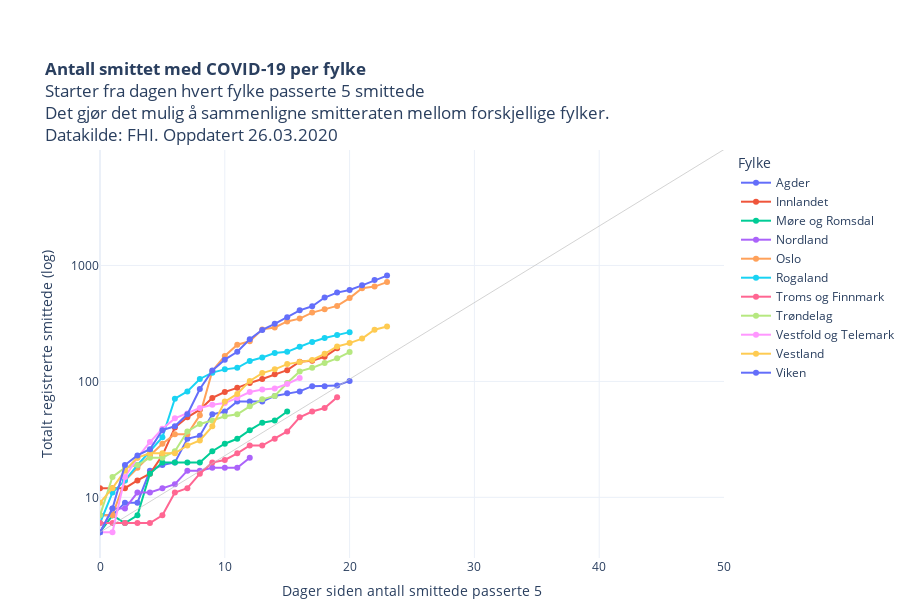

Notebook code for this chart:
### Code cell
kategori = [i for i in restart["Fylke"].unique()]
kategori.sort()

fig = px.scatter(restart, 
                 x="level_1", 
                 y="value", 
                 color="Fylke",
                 hover_name="Fylke",
                 hover_data=["RHF", "variable", "value"],
                 #animation_frame="variable",
                 #animation_group="RHF",
                 log_y=True,
                 height=600,
                 #category_orders={"Fylke": kategori}, 
                 #color_discrete_sequence=colorlist,
                 template = "plotly_white",
                 range_y=[3,9900],
                 range_x=[0,50],
                 title = "<b>Antall smittet med COVID-19 per fylke</b><br>Starter fra dagen hvert fylke passerte 5 smittede<br>Det gjør det mulig å sammenligne smitteraten mellom forskjellige fylker.<br>Datakilde: FHI. Oppdatert "+datetime.today().strftime('%d.%m.%Y'),
                 labels = {"level_1": "Dager siden antall smittede passerte 5", "variable": "Dato", "value": "Totalt registrerte smittede (log)"}    
                )

fig.update_traces(mode="markers+lines")

fig.update_layout(autosize=True,
    margin=dict(l=100, r=100, t=150, b=0),
    paper_bgcolor='rgba(0, 0, 0, 0)',
    #plot_bgcolor='rgb(248, 248, 255)'    
                 )
fig.update_yaxes(nticks=4)

fig.add_shape(
        dict(
            type="line",
            x0=0,
            y0=5,
            x1=50,
            y1=10000, 
            line=dict(
                color="rgba(192,192,192,0.7)",
                width=1
            ))
        )


fig.add_annotation(
    x=40,
    y=40000,
    text="FHI anslår 86 000 smittede <br> Slutten av april.",
    showarrow=False,
    font=dict(family="Helvetica", size=12),
    align="center",
    opacity=0.8)

#py.plot(fig, filename='COVID19_antall_per_fylke.html', auto_open=False)
fig.show()

### Figure 1 — Plotly figure (JSON) as saved in the notebook; plotly's stock layout.template omitted (floating-point values rounded to 4 significant figures)
{"data": [{"customdata": [["Helse Sør-Øst", "05 Mar", 7], ["Helse Sør-Øst", "06 Mar", 7], ["Helse Sør-Øst", "07 Mar", 9], ["Helse Sør-Øst", "08 Mar", 9], ["Helse Sør-Øst", "09 Mar", 17], ["Helse Sør-Øst", "10 Mar", 19], ["Helse Sør-Øst", "11 Mar", 20], ["Helse Sør-Øst", "12 Mar", 32], ["Helse Sør-Øst", "13 Mar", 34], ["Helse Sør-Øst", "14 Mar", 52], ["Helse Sør-Øst", "15 Mar", 55], ["Helse Sør-Øst", "16 Mar", 67], ["Helse Sør-Øst", "17 Mar", 67], ["Helse Sør-Øst", "18 Mar", 67], ["Helse Sør-Øst", "19 Mar", 75], ["Helse Sør-Øst", "20 Mar", 79], ["Helse Sør-Øst", "21 Mar", 82], ["Helse Sør-Øst", "22 Mar", 91], ["Helse Sør-Øst", "23 Mar", 91], ["Helse Sør-Øst", "24 Mar", 92], ["Helse Sør-Øst", "25 Mar", 101]], "hoverlabel": {"namelength": 0}, "hovertemplate": "<b>%{hovertext}</b><br><br>Fylke=Agder<br>Dager siden antall smittede passerte 5=%{x}<br>Totalt registrerte smittede (log)=%{customdata[2]}<br>RHF=%{customdata[0]}<br>Dato=%{customdata[1]}", "hovertext": ["Agder", "Agder", "Agder", "Agder", "Agder", "Agder", "Agder", "Agder", "Agder", "Agder", "Agder", "Agder", "Agder", "Agder", "Agder", "Agder", "Agder", "Agder", "Agder", "Agder", "Agder"], "legendgroup": "Agder", "marker": {"color": "#636efa", "symbol": "circle"}, "mode": "markers+lines", "name": "Agder", "showlegend": true, "type": "scatter", "x": [0, 1, 2, 3, 4, 5, 6, 7, 8, 9, 10, 11, 12, 13, 14, 15, 16, 17, 18, 19, 20], "xaxis": "x", "y": [7, 7, 9, 9, 17, 19, 20, 32, 34, 52, 55, 67, 67, 67, 75, 79, 82, 91, 91, 92, 101], "yaxis": "y"}, {"customdata": [["Helse Sør-Øst", "06 Mar", 12], ["Helse Sør-Øst", "07 Mar", 12], ["Helse Sør-Øst", "08 Mar", 12], ["Helse Sør-Øst", "09 Mar", 14], ["Helse Sør-Øst", "10 Mar", 16], ["Helse Sør-Øst", "11 Mar", 23], ["Helse Sør-Øst", "12 Mar", 40], ["Helse Sør-Øst", "13 Mar", 49], ["Helse Sør-Øst", "14 Mar", 57], ["Helse Sør-Øst", "15 Mar", 72], ["Helse Sør-Øst", "16 Mar", 81], ["Helse Sør-Øst", "17 Mar", 88], ["Helse Sør-Øst", "18 Mar", 97], ["Helse Sør-Øst", "19 Mar", 105], ["Helse Sør-Øst", "20 Mar", 115], ["Helse Sør-Øst", "21 Mar", 125], ["Helse Sør-Øst", "22 Mar", 148], ["Helse Sør-Øst", "23 Mar", 151], ["Helse Sør-Øst", "24 Mar", 163], ["Helse Sør-Øst", "25 Mar", 193]], "hoverlabel": {"namelength": 0}, "hovertemplate": "<b>%{hovertext}</b><br><br>Fylke=Innlandet<br>Dager siden antall smittede passerte 5=%{x}<br>Totalt registrerte smittede (log)=%{customdata[2]}<br>RHF=%{customdata[0]}<br>Dato=%{customdata[1]}", "hovertext": ["Innlandet", "Innlandet", "Innlandet", "Innlandet", "Innlandet", "Innlandet", "Innlandet", "Innlandet", "Innlandet", "Innlandet", "Innlandet", "Innlandet", "Innlandet", "Innlandet", "Innlandet", "Innlandet", "Innlandet", "Innlandet", "Innlandet", "Innlandet"], "legendgroup": "Innlandet", "marker": {"color": "#EF553B", "symbol": "circle"}, "mode": "markers+lines", "name": "Innlandet", "showlegend": true, "type": "scatter", "x": [0, 1, 2, 3, 4, 5, 6, 7, 8, 9, 10, 11, 12, 13, 14, 15, 16, 17, 18, 19], "xaxis": "x", "y": [12, 12, 12, 14, 16, 23, 40, 49, 57, 72, 81, 88, 97, 105, 115, 125, 148, 151, 163, 193], "yaxis": "y"}, {"customdata": [["Helse Midt-Norge", "10 Mar", 5], ["Helse Midt-Norge", "11 Mar", 7], ["Helse Midt-Norge", "12 Mar", 6], ["Helse Midt-Norge", "13 Mar", 7], ["Helse Midt-Norge", "14 Mar", 16], ["Helse Midt-Norge", "15 Mar", 20], ["Helse Midt-Norge", "16 Mar", 20], ["Helse Midt-Norge", "17 Mar", 20], ["Helse Midt-Norge", "18 Mar", 20], ["Helse Midt-Norge", "19 Mar", 25], ["Helse Midt-Norge", "20 Mar", 29], ["Helse Midt-Norge", "21 Mar", 32], ["Helse Midt-Norge", "22 Mar", 38], ["Helse Midt-Norge", "23 Mar", 44], ["Helse Midt-Norge", "24 Mar", 46], ["Helse Midt-Norge", "25 Mar", 55]], "hoverlabel": {"namelength": 0}, "hovertemplate": "<b>%{hovertext}</b><br><br>Fylke=Møre og Romsdal<br>Dager siden antall smittede passerte 5=%{x}<br>Totalt registrerte smittede (log)=%{customdata[2]}<br>RHF=%{customdata[0]}<br>Dato=%{customdata[1]}", "hovertext": ["Møre og Romsdal", "Møre og Romsdal", "Møre og Romsdal", "Møre og Romsdal", "Møre og Romsdal", "Møre og Romsdal", "Møre og Romsdal", "Møre og Romsdal", "Møre og Romsdal", "Møre og Romsdal", "Møre og Romsdal", "Møre og Romsdal", "Møre og Romsdal", "Møre og Romsdal", "Møre og Romsdal", "Møre og Romsdal"], "legendgroup": "Møre og Romsdal", "marker": {"color": "#00cc96", "symbol": "circle"}, "mode": "markers+lines", "name": "Møre og Romsdal", "showlegend": true, "type": "scatter", "x": [0, 1, 2, 3, 4, 5, 6, 7, 8, 9, 10, 11, 12, 13, 14, 15], "xaxis": "x", "y": [5, 7, 6, 7, 16, 20, 20, 20, 20, 25, 29, 32, 38, 44, 46, 55], "yaxis": "y"}, {"customdata": [["Helse Nord", "13 Mar", 5], ["Helse Nord", "14 Mar", 8], ["Helse Nord", "15 Mar", 8], ["Helse Nord", "16 Mar", 11], ["Helse Nord", "17 Mar", 11], ["Helse Nord", "18 Mar", 12], ["Helse Nord", "19 Mar", 13], ["Helse Nord", "20 Mar", 17], ["Helse Nord", "21 Mar", 17], ["Helse Nord", "22 Mar", 18], ["Helse Nord", "23 Mar", 18], ["Helse Nord", "24 Mar", 18], ["Helse Nord", "25 Mar", 22]], "hoverlabel": {"namelength": 0}, "hovertemplate": "<b>%{hovertext}</b><br><br>Fylke=Nordland<br>Dager siden antall smittede passerte 5=%{x}<br>Totalt registrerte smittede (log)=%{customdata[2]}<br>RHF=%{customdata[0]}<br>Dato=%{customdata[1]}", "hovertext": ["Nordland", "Nordland", "Nordland", "Nordland", "Nordland", "Nordland", "Nordland", "Nordland", "Nordland", "Nordland", "Nordland", "Nordland", "Nordland"], "legendgroup": "Nordland", "marker": {"color": "#ab63fa", "symbol": "circle"}, "mode": "markers+lines", "name": "Nordland", "showlegend": true, "type": "scatter", "x": [0, 1, 2, 3, 4, 5, 6, 7, 8, 9, 10, 11, 12], "xaxis": "x", "y": [5, 8, 8, 11, 11, 12, 13, 17, 17, 18, 18, 18, 22], "yaxis": "y"}, {"customdata": [["Helse Sør-Øst", "02 Mar", 7], ["Helse Sør-Øst", "03 Mar", 7], ["Helse Sør-Øst", "04 Mar", 14], ["Helse Sør-Øst", "05 Mar", 18], ["Helse Sør-Øst", "06 Mar", 23], ["Helse Sør-Øst", "07 Mar", 29], ["Helse Sør-Øst", "08 Mar", 35], ["Helse Sør-Øst", "09 Mar", 35], ["Helse Sør-Øst", "10 Mar", 51], ["Helse Sør-Øst", "11 Mar", 123], ["Helse Sør-Øst", "12 Mar", 166], ["Helse Sør-Øst", "13 Mar", 207], ["Helse Sør-Øst", "14 Mar", 222], ["Helse Sør-Øst", "15 Mar", 281], ["Helse Sør-Øst", "16 Mar", 292], ["Helse Sør-Øst", "17 Mar", 329], ["Helse Sør-Øst", "18 Mar", 348], ["Helse Sør-Øst", "19 Mar", 392], ["Helse Sør-Øst", "20 Mar", 419], ["Helse Sør-Øst", "21 Mar", 448], ["Helse Sør-Øst", "22 Mar", 523], ["Helse Sør-Øst", "23 Mar", 636], ["Helse Sør-Øst", "24 Mar", 657], ["Helse Sør-Øst", "25 Mar", 719]], "hoverlabel": {"namelength": 0}, "hovertemplate": "<b>%{hovertext}</b><br><br>Fylke=Oslo<br>Dager siden antall smittede passerte 5=%{x}<br>Totalt registrerte smittede (log)=%{customdata[2]}<br>RHF=%{customdata[0]}<br>Dato=%{customdata[1]}", "hovertext": ["Oslo", "Oslo", "Oslo", "Oslo", "Oslo", "Oslo", "Oslo", "Oslo", "Oslo", "Oslo", "Oslo", "Oslo", "Oslo", "Oslo", "Oslo", "Oslo", "Oslo", "Oslo", "Oslo", "Oslo", "Oslo", "Oslo", "Oslo", "Oslo"], "legendgroup": "Oslo", "marker": {"color": "#FFA15A", "symbol": "circle"}, "mode": "markers+lines", "name": "Oslo", "showlegend": true, "type": "scatter", "x": [0, 1, 2, 3, 4, 5, 6, 7, 8, 9, 10, 11, 12, 13, 14, 15, 16, 17, 18, 19, 20, 21, 22, 23], "xaxis": "x", "y": [7, 7, 14, 18, 23, 29, 35, 35, 51, 123, 166, 207, 222, 281, 292, 329, 348, 392, 419, 448, 523, 636, 657, 719], "yaxis": "y"}, {"customdata": [["Helse Vest", "05 Mar", 6], ["Helse Vest", "06 Mar", 11], ["Helse Vest", "07 Mar", 14], ["Helse Vest", "08 Mar", 19], ["Helse Vest", "09 Mar", 25], ["Helse Vest", "10 Mar", 33], ["Helse Vest", "11 Mar", 71], ["Helse Vest", "12 Mar", 82], ["Helse Vest", "13 Mar", 105], ["Helse Vest", "14 Mar", 119], ["Helse Vest", "15 Mar", 127], ["Helse Vest", "16 Mar", 131], ["Helse Vest", "17 Mar", 150], ["Helse Vest", "18 Mar", 161], ["Helse Vest", "19 Mar", 176], ["Helse Vest", "20 Mar", 180], ["Helse Vest", "21 Mar", 199], ["Helse Vest", "22 Mar", 219], ["Helse Vest", "23 Mar", 237], ["Helse Vest", "24 Mar", 251], ["Helse Vest", "25 Mar", 266]], "hoverlabel": {"namelength": 0}, "hovertemplate": "<b>%{hovertext}</b><br><br>Fylke=Rogaland<br>Dager siden antall smittede passerte 5=%{x}<br>Totalt registrerte smittede (log)=%{customdata[2]}<br>RHF=%{customdata[0]}<br>Dato=%{customdata[1]}", "hovertext": ["Rogaland", "Rogaland", "Rogaland", "Rogaland", "Rogaland", "Rogaland", "Rogaland", "Rogaland", "Rogaland", "Rogaland", "Rogaland", "Rogaland", "Rogaland", "Rogaland", "Rogaland", "Rogaland", "Rogaland", "Rogaland", "Rogaland", "Rogaland", "Rogaland"], "legendgroup": "Rogaland", "marker": {"color": "#19d3f3", "symbol": "circle"}, "mode": "markers+lines", "name": "Rogaland", "showlegend": true, "type": "scatter", "x": [0, 1, 2, 3, 4, 5, 6, 7, 8, 9, 10, 11, 12, 13, 14, 15, 16, 17, 18, 19, 20], "xaxis": "x", "y": [6, 11, 14, 19, 25, 33, 71, 82, 105, 119, 127, 131, 150, 161, 176, 180, 199, 219, 237, 251, 266], "yaxis": "y"}, {"customdata": [["Helse Nord", "06 Mar", 6], ["Helse Nord", "07 Mar", 6], ["Helse Nord", "08 Mar", 6], ["Helse Nord", "09 Mar", 6], ["Helse Nord", "10 Mar", 6], ["Helse Nord", "11 Mar", 7], ["Helse Nord", "12 Mar", 11], ["Helse Nord", "13 Mar", 12], ["Helse Nord", "14 Mar", 16], ["Helse Nord", "15 Mar", 20], ["Helse Nord", "16 Mar", 21], ["Helse Nord", "17 Mar", 24], ["Helse Nord", "18 Mar", 28], ["Helse Nord", "19 Mar", 28], ["Helse Nord", "20 Mar", 32], ["Helse Nord", "21 Mar", 37], ["Helse Nord", "22 Mar", 49], ["Helse Nord", "23 Mar", 55], ["Helse Nord", "24 Mar", 59], ["Helse Nord", "25 Mar", 73]], "hoverlabel": {"namelength": 0}, "hovertemplate": "<b>%{hovertext}</b><br><br>Fylke=Troms og Finnmark<br>Dager siden antall smittede passerte 5=%{x}<br>Totalt registrerte smittede (log)=%{customdata[2]}<br>RHF=%{customdata[0]}<br>Dato=%{customdata[1]}", "hovertext": ["Troms og Finnmark", "Troms og Finnmark", "Troms og Finnmark", "Troms og Finnmark", "Troms og Finnmark", "Troms og Finnmark", "Troms og Finnmark", "Troms og Finnmark", "Troms og Finnmark", "Troms og Finnmark", "Troms og Finnmark", "Troms og Finnmark", "Troms og Finnmark", "Troms og Finnmark", "Troms og Finnmark", "Troms og Finnmark", "Troms og Finnmark", "Troms og Finnmark", "Troms og Finnmark", "Troms og Finnmark"], "legendgroup": "Troms og Finnmark", "marker": {"color": "#FF6692", "symbol": "circle"}, "mode": "markers+lines", "name": "Troms og Finnmark", "showlegend": true, "type": "scatter", "x": [0, 1, 2, 3, 4, 5, 6, 7, 8, 9, 10, 11, 12, 13, 14, 15, 16, 17, 18, 19], "xaxis": "x", "y": [6, 6, 6, 6, 6, 7, 11, 12, 16, 20, 21, 24, 28, 28, 32, 37, 49, 55, 59, 73], "yaxis": "y"}, {"customdata": [["Helse Midt-Norge", "05 Mar", 7], ["Helse Midt-Norge", "06 Mar", 15], ["Helse Midt-Norge", "07 Mar", 18], ["Helse Midt-Norge", "08 Mar", 19], ["Helse Midt-Norge", "09 Mar", 22], ["Helse Midt-Norge", "10 Mar", 22], ["Helse Midt-Norge", "11 Mar", 25], ["Helse Midt-Norge", "12 Mar", 37], ["Helse Midt-Norge", "13 Mar", 43], ["Helse Midt-Norge", "14 Mar", 46], ["Helse Midt-Norge", "15 Mar", 50], ["Helse Midt-Norge", "16 Mar", 52], ["Helse Midt-Norge", "17 Mar", 61], ["Helse Midt-Norge", "18 Mar", 70], ["Helse Midt-Norge", "19 Mar", 75], ["Helse Midt-Norge", "20 Mar", 97], ["Helse Midt-Norge", "21 Mar", 122], ["Helse Midt-Norge", "22 Mar", 131], ["Helse Midt-Norge", "23 Mar", 144], ["Helse Midt-Norge", "24 Mar", 158], ["Helse Midt-Norge", "25 Mar", 179]], "hoverlabel": {"namelength": 0}, "hovertemplate": "<b>%{hovertext}</b><br><br>Fylke=Trøndelag<br>Dager siden antall smittede passerte 5=%{x}<br>Totalt registrerte smittede (log)=%{customdata[2]}<br>RHF=%{customdata[0]}<br>Dato=%{customdata[1]}", "hovertext": ["Trøndelag", "Trøndelag", "Trøndelag", "Trøndelag", "Trøndelag", "Trøndelag", "Trøndelag", "Trøndelag", "Trøndelag", "Trøndelag", "Trøndelag", "Trøndelag", "Trøndelag", "Trøndelag", "Trøndelag", "Trøndelag", "Trøndelag", "Trøndelag", "Trøndelag", "Trøndelag", "Trøndelag"], "legendgroup": "Trøndelag", "marker": {"color": "#B6E880", "symbol": "circle"}, "mode": "markers+lines", "name": "Trøndelag", "showlegend": true, "type": "scatter", "x": [0, 1, 2, 3, 4, 5, 6, 7, 8, 9, 10, 11, 12, 13, 14, 15, 16, 17, 18, 19, 20], "xaxis": "x", "y": [7, 15, 18, 19, 22, 22, 25, 37, 43, 46, 50, 52, 61, 70, 75, 97, 122, 131, 144, 158, 179], "yaxis": "y"}, {"customdata": [["Helse Sør-Øst", "09 Mar", 5], ["Helse Sør-Øst", "10 Mar", 5], ["Helse Sør-Øst", "11 Mar", 15], ["Helse Sør-Øst", "12 Mar", 22], ["Helse Sør-Øst", "13 Mar", 30], ["Helse Sør-Øst", "14 Mar", 39], ["Helse Sør-Øst", "15 Mar", 48], ["Helse Sør-Øst", "16 Mar", 53], ["Helse Sør-Øst", "17 Mar", 59], ["Helse Sør-Øst", "18 Mar", 63], ["Helse Sør-Øst", "19 Mar", 65], ["Helse Sør-Øst", "20 Mar", 72], ["Helse Sør-Øst", "21 Mar", 81], ["Helse Sør-Øst", "22 Mar", 85], ["Helse Sør-Øst", "23 Mar", 87], ["Helse Sør-Øst", "24 Mar", 95], ["Helse Sør-Øst", "25 Mar", 107]], "hoverlabel": {"namelength": 0}, "hovertemplate": "<b>%{hovertext}</b><br><br>Fylke=Vestfold og Telemark<br>Dager siden antall smittede passerte 5=%{x}<br>Totalt registrerte smittede (log)=%{customdata[2]}<br>RHF=%{customdata[0]}<br>Dato=%{customdata[1]}", "hovertext": ["Vestfold og Telemark", "Vestfold og Telemark", "Vestfold og Telemark", "Vestfold og Telemark", "Vestfold og Telemark", "Vestfold og Telemark", "Vestfold og Telemark", "Vestfold og Telemark", "Vestfold og Telemark", "Vestfold og Telemark", "Vestfold og Telemark", "Vestfold og Telemark", "Vestfold og Telemark", "Vestfold og Telemark", "Vestfold og Telemark", "Vestfold og Telemark", "Vestfold og Telemark"], "legendgroup": "Vestfold og Telemark", "marker": {"color": "#FF97FF", "symbol": "circle"}, "mode": "markers+lines", "name": "Vestfold og Telemark", "showlegend": true, "type": "scatter", "x": [0, 1, 2, 3, 4, 5, 6, 7, 8, 9, 10, 11, 12, 13, 14, 15, 16], "xaxis": "x", "y": [5, 5, 15, 22, 30, 39, 48, 53, 59, 63, 65, 72, 81, 85, 87, 95, 107], "yaxis": "y"}, {"customdata": [["Helse Vest", "02 Mar", 9], ["Helse Vest", "03 Mar", 12], ["Helse Vest", "04 Mar", 17], ["Helse Vest", "05 Mar", 22], ["Helse Vest", "06 Mar", 24], ["Helse Vest", "07 Mar", 24], ["Helse Vest", "08 Mar", 24], ["Helse Vest", "09 Mar", 28], ["Helse Vest", "10 Mar", 31], ["Helse Vest", "11 Mar", 41], ["Helse Vest", "12 Mar", 67], ["Helse Vest", "13 Mar", 78], ["Helse Vest", "14 Mar", 101], ["Helse Vest", "15 Mar", 118], ["Helse Vest", "16 Mar", 127], ["Helse Vest", "17 Mar", 141], ["Helse Vest", "18 Mar", 147], ["Helse Vest", "19 Mar", 153], ["Helse Vest", "20 Mar", 173], ["Helse Vest", "21 Mar", 200], ["Helse Vest", "22 Mar", 214], ["Helse Vest", "23 Mar", 234], ["Helse Vest", "24 Mar", 279], ["Helse Vest", "25 Mar", 297]], "hoverlabel": {"namelength": 0}, "hovertemplate": "<b>%{hovertext}</b><br><br>Fylke=Vestland<br>Dager siden antall smittede passerte 5=%{x}<br>Totalt registrerte smittede (log)=%{customdata[2]}<br>RHF=%{customdata[0]}<br>Dato=%{customdata[1]}", "hovertext": ["Vestland", "Vestland", "Vestland", "Vestland", "Vestland", "Vestland", "Vestland", "Vestland", "Vestland", "Vestland", "Vestland", "Vestland", "Vestland", "Vestland", "Vestland", "Vestland", "Vestland", "Vestland", "Vestland", "Vestland", "Vestland", "Vestland", "Vestland", "Vestland"], "legendgroup": "Vestland", "marker": {"color": "#FECB52", "symbol": "circle"}, "mode": "markers+lines", "name": "Vestland", "showlegend": true, "type": "scatter", "x": [0, 1, 2, 3, 4, 5, 6, 7, 8, 9, 10, 11, 12, 13, 14, 15, 16, 17, 18, 19, 20, 21, 22, 23], "xaxis": "x", "y": [9, 12, 17, 22, 24, 24, 24, 28, 31, 41, 67, 78, 101, 118, 127, 141, 147, 153, 173, 200, 214, 234, 279, 297], "yaxis": "y"}, {"customdata": [["Helse Sør-Øst", "02 Mar", 5], ["Helse Sør-Øst", "03 Mar", 8], ["Helse Sør-Øst", "04 Mar", 19], ["Helse Sør-Øst", "05 Mar", 23], ["Helse Sør-Øst", "06 Mar", 26], ["Helse Sør-Øst", "07 Mar", 38], ["Helse Sør-Øst", "08 Mar", 41], ["Helse Sør-Øst", "09 Mar", 52], ["Helse Sør-Øst", "10 Mar", 86], ["Helse Sør-Øst", "11 Mar", 124], ["Helse Sør-Øst", "12 Mar", 154], ["Helse Sør-Øst", "13 Mar", 180], ["Helse Sør-Øst", "14 Mar", 231], ["Helse Sør-Øst", "15 Mar", 278], ["Helse Sør-Øst", "16 Mar", 314], ["Helse Sør-Øst", "17 Mar", 358], ["Helse Sør-Øst", "18 Mar", 410], ["Helse Sør-Øst", "19 Mar", 445], ["Helse Sør-Øst", "20 Mar", 529], ["Helse Sør-Øst", "21 Mar", 583], ["Helse Sør-Øst", "22 Mar", 615], ["Helse Sør-Øst", "23 Mar", 674], ["Helse Sør-Øst", "24 Mar", 748], ["Helse Sør-Øst", "25 Mar", 818]], "hoverlabel": {"namelength": 0}, "hovertemplate": "<b>%{hovertext}</b><br><br>Fylke=Viken<br>Dager siden antall smittede passerte 5=%{x}<br>Totalt registrerte smittede (log)=%{customdata[2]}<br>RHF=%{customdata[0]}<br>Dato=%{customdata[1]}", "hovertext": ["Viken", "Viken", "Viken", "Viken", "Viken", "Viken", "Viken", "Viken", "Viken", "Viken", "Viken", "Viken", "Viken", "Viken", "Viken", "Viken", "Viken", "Viken", "Viken", "Viken", "Viken", "Viken", "Viken", "Viken"], "legendgroup": "Viken", "marker": {"color": "#636efa", "symbol": "circle"}, "mode": "markers+lines", "name": "Viken", "showlegend": true, "type": "scatter", "x": [0, 1, 2, 3, 4, 5, 6, 7, 8, 9, 10, 11, 12, 13, 14, 15, 16, 17, 18, 19, 20, 21, 22, 23], "xaxis": "x", "y": [5, 8, 19, 23, 26, 38, 41, 52, 86, 124, 154, 180, 231, 278, 314, 358, 410, 445, 529, 583, 615, 674, 748, 818], "yaxis": "y"}], "layout": {"annotations": [{"align": "center", "font": {"family": "Helvetica", "size": 12}, "opacity": 0.8, "showarrow": false, "text": "FHI anslår 86 000 smittede <br> Slutten av april.", "x": 40, "y": 40000}], "autosize": true, "height": 600, "legend": {"title": {"text": "Fylke"}, "tracegroupgap": 0}, "margin": {"b": 0, "l": 100, "r": 100, "t": 150}, "paper_bgcolor": "rgba(0, 0, 0, 0)", "shapes": [{"line": {"color": "rgba(192,192,192,0.7)", "width": 1}, "type": "line", "x0": 0, "x1": 50, "y0": 5, "y1": 10000}], "title": {"text": "<b>Antall smittet med COVID-19 per fylke</b><br>Starter fra dagen hvert fylke passerte 5 smittede<br>Det gjør det mulig å sammenligne smitteraten mellom forskjellige fylker.<br>Datakilde: FHI. Oppdatert 26.03.2020"}, "xaxis": {"anchor": "y", "domain": [0, 1], "range": [0, 50], "title": {"text": "Dager siden antall smittede passerte 5"}}, "yaxis": {"anchor": "x", "domain": [0, 1], "nticks": 4, "range": [0.4771, 3.996], "title": {"text": "Totalt registrerte smittede (log)"}, "type": "log"}}}
